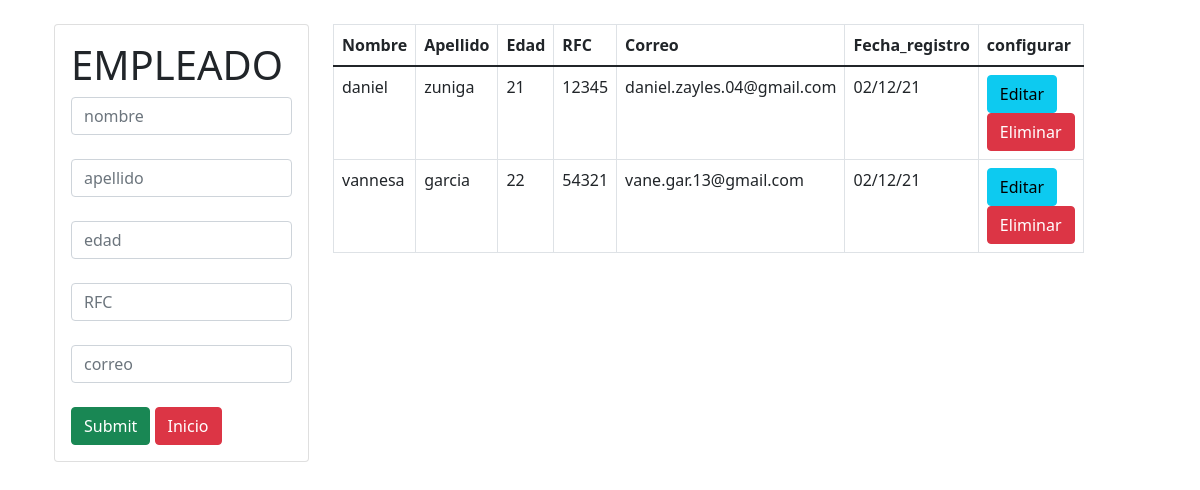
The app's page /crud_empleado/empleado.php with its own data.
### tables this page shows
CREATE TABLE `empleado` (
  `id` int(10) NOT NULL,
  `nombre` text NOT NULL,
  `apellido` text NOT NULL,
  `edad` int(2) NOT NULL,
  `RFC` varchar(15) NOT NULL,
  `email` varchar(50) NOT NULL,
  `fecha_reg` varchar(20) NOT NULL
);

### crud_empleado/empleado.php (the view, shortened to what this page needs)
<?php include("bd.php") ?>
<!DOCTYPE html>
<html lang="en">
<head>
    <link rel="stylesheet" type="text/css" href="estilos.css">
    <link href="https://cdn.jsdelivr.net/npm/bootstrap@5.1.3/dist/css/bootstrap.min.css" rel="stylesheet"
>
</head>
<body>
    <div class="container p-4">
        <div class="row">
            <div class="col-md-3">
                <div class="card card-body">
                <form action="insertar.php" method="POST">
                        <h1>EMPLEADO</h1>
                        <div class="form-group">
                        <input type="text" name="name" class="form-control" placeholder="nombre" autofocus>
                        <br>
                        <input type="text" name="lastname" class="form-control" placeholder="apellido" autofocus>
                        <br>
		                <input type="text" name="years" class="form-control" placeholder="edad" autofocus>
                        <br>
		                <input type="text" name="rfc" class="form-control" placeholder="RFC" autofocus>
                        <br>
		                <input type="email" name="email" class="form-control" placeholder="correo" autofocus>
                        </div><br>
                        <input type="submit" class="btn btn-success btn-block" name="empleado">
                        <a href="/proyecto_zuñiga_TallerElectrico/index.php"
                        class="btn btn-danger btn-block">Inicio</a>
                    </form>
                </div>
            </div>
            <div class="col-md-8">
                <table class="table table-bordered">
                    <thead>
                        <tr>
                            <th>Nombre</th>
                            <th>Apellido</th>
                            <th>Edad</th>
                            <th>RFC</th>
                            <th>Correo</th>
                            <th>Fecha_registro</th>
                            <th>configurar</th>
                    </thead>
                    <tbody>
                        <?php
                        $query = "SELECT * FROM empleado" ;
                        $result = mysqli_query($conex, $query,);
                        while ($row = mysqli_fetch_array($result)) { ?>
                        <tr>
                            <td><?php echo $row['nombre']; ?></td>
                            <td><?php echo $row['apellido']; ?></td>
                            <td><?php echo $row['edad']; ?></td>
                            <td><?php echo $row['RFC']; ?></td>
                            <td><?php echo $row['email']; ?></td>
                            <td><?php echo $row['fecha_reg']; ?></td>
                            <td>
                            <a href="edit.php?id=<?php echo $row['id'] ?>" class="btn btn-info">
                            Editar</a>
                            <a href="delete.php?id=<?php echo $row['id'] ?>" class="btn btn-danger">
                            Eliminar</a>
                            </td>
                        </tr>
                        <?php } ?>
                    </tbody>
                </table>
            </div>
        </div>
    </div>
</body>
</html>

### estilos.css (style rules this page uses)
* { -webkit-box-sizing: border-box; -moz-box-sizing: border-box; box-sizing: border-box; margin:0px; padding:0px; }
body { background:#000000; color:#fff; font-family:Arial, helvetica, sans-serif; }
a { text-decoration: none; color: darkgoldenrod; }

### records on screen
empleado: nombre "daniel", apellido "zuniga", edad "21", RFC "12345", email "daniel.zayles.04@gmail.com", fecha_reg "02/12/21"
empleado: nombre "vannesa", apellido "garcia", edad "22", RFC "54321", email "vane.gar.13@gmail.com", fecha_reg "02/12/21"
